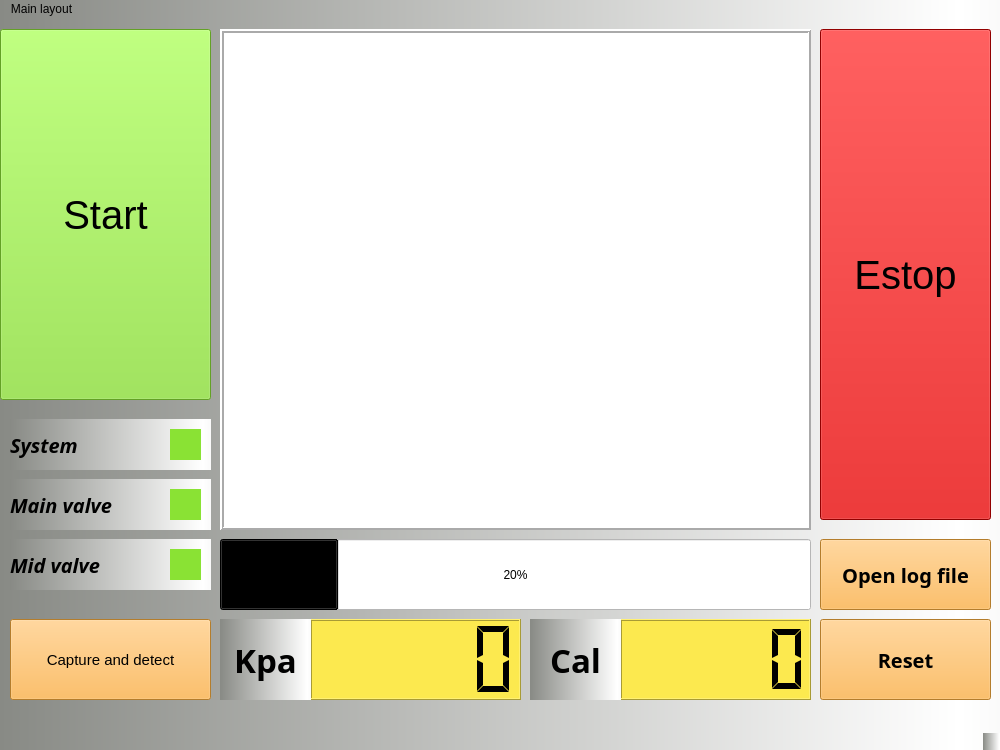
<?xml version="1.0" encoding="UTF-8"?>
<ui version="4.0">
 <class>MainWindow</class>
 <widget class="QMainWindow" name="MainWindow">
  <property name="geometry">
   <rect>
    <x>0</x>
    <y>0</y>
    <width>1000</width>
    <height>750</height>
   </rect>
  </property>
  <property name="mouseTracking">
   <bool>false</bool>
  </property>
  <property name="windowTitle">
   <string>Automated Calibration System GUI</string>
  </property>
  <property name="windowIcon">
   <iconset>
    <normaloff>../../../../../../../Documents/PlatformIO/Projects/kelco_test_001/beta.jpg</normaloff>../../../../../../../Documents/PlatformIO/Projects/kelco_test_001/beta.jpg</iconset>
  </property>
  <property name="windowOpacity">
   <double>1.000000000000000</double>
  </property>
  <property name="autoFillBackground">
   <bool>false</bool>
  </property>
  <property name="styleSheet">
   <string notr="true">background-color: qlineargradient(spread:reflect, x1:0, y1:1, x2:0.957447, y2:1, stop:0 rgba(136, 138, 133, 255), stop:1 rgba(255, 255, 255, 255));</string>
  </property>
  <property name="iconSize">
   <size>
    <width>40</width>
    <height>40</height>
   </size>
  </property>
  <property name="tabShape">
   <enum>QTabWidget::Rounded</enum>
  </property>
  <widget class="QWidget" name="centralwidget">
   <property name="styleSheet">
    <string notr="true">selection-background-color: qlineargradient(spread:pad, x1:0, y1:0, x2:1, y2:0, stop:0 rgba(85, 87, 83, 255), stop:1 rgba(255, 255, 255, 255));</string>
   </property>
   <widget class="QLabel" name="webcamFrame">
    <property name="geometry">
     <rect>
      <x>220</x>
      <y>10</y>
      <width>591</width>
      <height>501</height>
     </rect>
    </property>
    <property name="mouseTracking">
     <bool>false</bool>
    </property>
    <property name="styleSheet">
     <string notr="true">background-color: rgb(255, 255, 255);</string>
    </property>
    <property name="frameShape">
     <enum>QFrame::Box</enum>
    </property>
    <property name="frameShadow">
     <enum>QFrame::Raised</enum>
    </property>
    <property name="lineWidth">
     <number>2</number>
    </property>
    <property name="midLineWidth">
     <number>0</number>
    </property>
    <property name="text">
     <string/>
    </property>
    <property name="alignment">
     <set>Qt::AlignHCenter|Qt::AlignTop</set>
    </property>
   </widget>
   <widget class="QPushButton" name="startButton">
    <property name="geometry">
     <rect>
      <x>0</x>
      <y>10</y>
      <width>211</width>
      <height>371</height>
     </rect>
    </property>
    <property name="font">
     <font>
      <pointsize>30</pointsize>
     </font>
    </property>
    <property name="cursor">
     <cursorShape>ArrowCursor</cursorShape>
    </property>
    <property name="autoFillBackground">
     <bool>false</bool>
    </property>
    <property name="styleSheet">
     <string notr="true">background-color: rgb(138, 226, 52);</string>
    </property>
    <property name="text">
     <string>Start</string>
    </property>
   </widget>
   <widget class="QPushButton" name="stopButton">
    <property name="geometry">
     <rect>
      <x>820</x>
      <y>10</y>
      <width>171</width>
      <height>491</height>
     </rect>
    </property>
    <property name="font">
     <font>
      <pointsize>30</pointsize>
     </font>
    </property>
    <property name="cursor">
     <cursorShape>ArrowCursor</cursorShape>
    </property>
    <property name="autoFillBackground">
     <bool>false</bool>
    </property>
    <property name="styleSheet">
     <string notr="true">background-color: rgb(204, 0, 0);</string>
    </property>
    <property name="text">
     <string>Estop</string>
    </property>
   </widget>
   <widget class="QProgressBar" name="progressBar">
    <property name="geometry">
     <rect>
      <x>220</x>
      <y>520</y>
      <width>591</width>
      <height>71</height>
     </rect>
    </property>
    <property name="styleSheet">
     <string notr="true">background-color: rgb(255, 255, 255);</string>
    </property>
    <property name="value">
     <number>20</number>
    </property>
    <property name="orientation">
     <enum>Qt::Horizontal</enum>
    </property>
    <property name="invertedAppearance">
     <bool>false</bool>
    </property>
   </widget>
   <widget class="QPushButton" name="logFileButton">
    <property name="geometry">
     <rect>
      <x>820</x>
      <y>520</y>
      <width>171</width>
      <height>71</height>
     </rect>
    </property>
    <property name="font">
     <font>
      <family>Ubuntu Condensed</family>
      <pointsize>15</pointsize>
      <weight>75</weight>
      <bold>true</bold>
     </font>
    </property>
    <property name="styleSheet">
     <string notr="true">background-color: rgb(252, 175, 62);</string>
    </property>
    <property name="text">
     <string>Open log file</string>
    </property>
   </widget>
   <widget class="QLabel" name="systemStatus">
    <property name="geometry">
     <rect>
      <x>10</x>
      <y>400</y>
      <width>201</width>
      <height>51</height>
     </rect>
    </property>
    <property name="font">
     <font>
      <family>Ubuntu Condensed</family>
      <pointsize>15</pointsize>
      <weight>75</weight>
      <italic>true</italic>
      <bold>true</bold>
     </font>
    </property>
    <property name="text">
     <string>System </string>
    </property>
   </widget>
   <widget class="QLabel" name="mainValveStatus">
    <property name="geometry">
     <rect>
      <x>10</x>
      <y>460</y>
      <width>201</width>
      <height>51</height>
     </rect>
    </property>
    <property name="font">
     <font>
      <family>Ubuntu Condensed</family>
      <pointsize>15</pointsize>
      <weight>75</weight>
      <italic>true</italic>
      <bold>true</bold>
     </font>
    </property>
    <property name="text">
     <string>Main valve</string>
    </property>
   </widget>
   <widget class="QLabel" name="mainValveLED">
    <property name="geometry">
     <rect>
      <x>170</x>
      <y>470</y>
      <width>31</width>
      <height>31</height>
     </rect>
    </property>
    <property name="styleSheet">
     <string notr="true">background-color: rgb(138, 226, 52);</string>
    </property>
    <property name="text">
     <string/>
    </property>
   </widget>
   <widget class="QLabel" name="midValveStatus">
    <property name="geometry">
     <rect>
      <x>10</x>
      <y>520</y>
      <width>201</width>
      <height>51</height>
     </rect>
    </property>
    <property name="font">
     <font>
      <family>Ubuntu Condensed</family>
      <pointsize>15</pointsize>
      <weight>75</weight>
      <italic>true</italic>
      <bold>true</bold>
     </font>
    </property>
    <property name="text">
     <string>Mid valve</string>
    </property>
   </widget>
   <widget class="QLabel" name="midValveLED">
    <property name="geometry">
     <rect>
      <x>170</x>
      <y>530</y>
      <width>31</width>
      <height>31</height>
     </rect>
    </property>
    <property name="styleSheet">
     <string notr="true">background-color: rgb(138, 226, 52);</string>
    </property>
    <property name="text">
     <string/>
    </property>
   </widget>
   <widget class="QLCDNumber" name="calLCDNumber">
    <property name="geometry">
     <rect>
      <x>620</x>
      <y>600</y>
      <width>191</width>
      <height>81</height>
     </rect>
    </property>
    <property name="styleSheet">
     <string notr="true">background-color: rgb(252, 233, 79);</string>
    </property>
    <property name="segmentStyle">
     <enum>QLCDNumber::Flat</enum>
    </property>
    <property name="intValue" stdset="0">
     <number>0</number>
    </property>
   </widget>
   <widget class="QLabel" name="calLabel">
    <property name="geometry">
     <rect>
      <x>530</x>
      <y>600</y>
      <width>91</width>
      <height>81</height>
     </rect>
    </property>
    <property name="font">
     <font>
      <family>Ubuntu Condensed</family>
      <pointsize>25</pointsize>
      <weight>75</weight>
      <bold>true</bold>
     </font>
    </property>
    <property name="text">
     <string>Cal</string>
    </property>
    <property name="alignment">
     <set>Qt::AlignCenter</set>
    </property>
   </widget>
   <widget class="QLCDNumber" name="kpaLCDNumber">
    <property name="geometry">
     <rect>
      <x>310</x>
      <y>600</y>
      <width>211</width>
      <height>81</height>
     </rect>
    </property>
    <property name="styleSheet">
     <string notr="true">background-color: rgb(252, 233, 79);</string>
    </property>
    <property name="smallDecimalPoint">
     <bool>false</bool>
    </property>
    <property name="segmentStyle">
     <enum>QLCDNumber::Flat</enum>
    </property>
    <property name="value" stdset="0">
     <double>0.000000000000000</double>
    </property>
    <property name="intValue" stdset="0">
     <number>0</number>
    </property>
   </widget>
   <widget class="QLabel" name="kpaLabel">
    <property name="geometry">
     <rect>
      <x>220</x>
      <y>600</y>
      <width>91</width>
      <height>81</height>
     </rect>
    </property>
    <property name="font">
     <font>
      <family>Ubuntu Condensed</family>
      <pointsize>25</pointsize>
      <weight>75</weight>
      <bold>true</bold>
     </font>
    </property>
    <property name="text">
     <string>Kpa</string>
    </property>
    <property name="alignment">
     <set>Qt::AlignCenter</set>
    </property>
   </widget>
   <widget class="QLabel" name="systemLED">
    <property name="geometry">
     <rect>
      <x>170</x>
      <y>410</y>
      <width>31</width>
      <height>31</height>
     </rect>
    </property>
    <property name="styleSheet">
     <string notr="true">background-color: rgb(138, 226, 52);</string>
    </property>
    <property name="text">
     <string/>
    </property>
   </widget>
   <widget class="QPushButton" name="captureAnDetectButton">
    <property name="geometry">
     <rect>
      <x>10</x>
      <y>600</y>
      <width>201</width>
      <height>81</height>
     </rect>
    </property>
    <property name="font">
     <font>
      <pointsize>11</pointsize>
     </font>
    </property>
    <property name="styleSheet">
     <string notr="true">background-color: rgb(252, 175, 62);</string>
    </property>
    <property name="text">
     <string>Capture and detect</string>
    </property>
   </widget>
   <widget class="QPushButton" name="resetButton">
    <property name="geometry">
     <rect>
      <x>820</x>
      <y>600</y>
      <width>171</width>
      <height>81</height>
     </rect>
    </property>
    <property name="font">
     <font>
      <family>Ubuntu Condensed</family>
      <pointsize>15</pointsize>
      <weight>75</weight>
      <bold>true</bold>
     </font>
    </property>
    <property name="styleSheet">
     <string notr="true">background-color: rgb(252, 175, 62);</string>
    </property>
    <property name="text">
     <string>Reset</string>
    </property>
   </widget>
  </widget>
  <widget class="QMenuBar" name="menubar">
   <property name="geometry">
    <rect>
     <x>0</x>
     <y>0</y>
     <width>1000</width>
     <height>26</height>
    </rect>
   </property>
   <property name="styleSheet">
    <string notr="true"/>
   </property>
   <widget class="QMenu" name="menuMain_layout">
    <property name="styleSheet">
     <string notr="true">background-color: rgb(136, 138, 133);</string>
    </property>
    <property name="title">
     <string>Main layout</string>
    </property>
   </widget>
   <addaction name="menuMain_layout"/>
  </widget>
  <widget class="QStatusBar" name="statusbar"/>
 </widget>
 <resources/>
 <connections/>
</ui>
